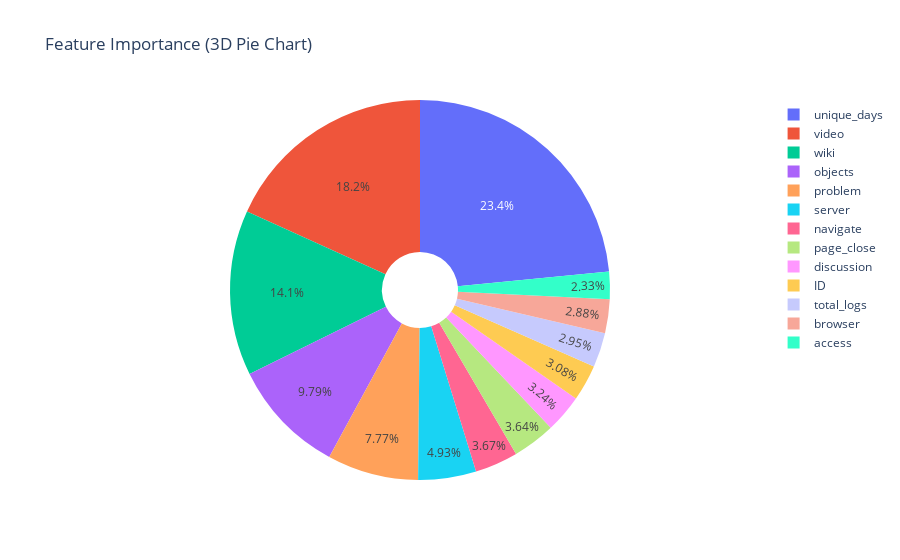

Notebook source saved alongside this figure:
### Code cell
# 3D Pie Chart using plotly
fig = go.Figure(data=[go.Pie(
    labels=features_imp['Feature'],
    values=features_imp['Importance'],
    hole=0.2
)])
fig.update_layout(
    title='Feature Importance (3D Pie Chart)',
    scene=dict(
        aspectratio=dict(x=1, y=1, z=1)
    )
)
fig.show()

### Figure 1 — Plotly figure (JSON) as saved in the notebook; plotly's stock layout.template omitted (floating-point values rounded to 4 significant figures)
{"data": [{"hole": 0.2, "labels": ["unique_days", "video", "wiki", "objects", "problem", "server", "navigate", "page_close", "discussion", "ID", "total_logs", "browser", "access"], "type": "pie", "values": [0.1506, 0.1171, 0.09039, 0.06289, 0.04991, 0.03166, 0.02358, 0.0234, 0.02082, 0.0198, 0.01894, 0.01851, 0.01495]}], "layout": {"scene": {"aspectratio": {"x": 1, "y": 1, "z": 1}}, "title": {"text": "Feature Importance (3D Pie Chart)"}}}
